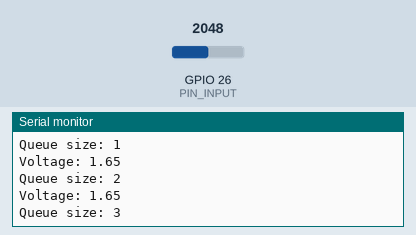
This program was run on a simulated ESP32. Parts: the last lines printed to the serial monitor. The inputs (shaded band) are chosen by the test bench; at power-on: GPIO 26 (PIN_INPUT) = 2048.

Above: at 1.3 s.
1.4 s: GPIO 26 (PIN_INPUT) set to 2866
At 1.9 s:
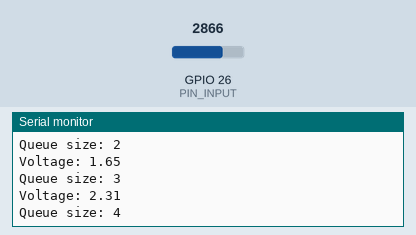
2.9 s: GPIO 26 (PIN_INPUT) set to 3603
At 3.4 s:
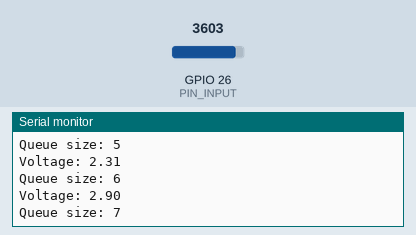
Timing chart, 0 to 5.9 s (numbered marks = the images above; inputs shaded):
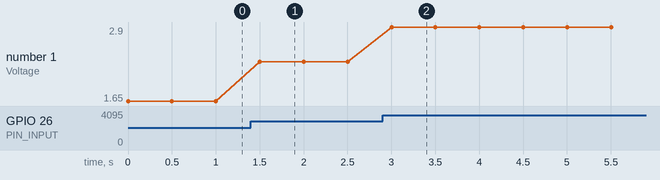

Measured:
- after the input at 1.4 s, the serial monitor: prints a new line after 0.10 s (image 1)
- after the input at 2.9 s, the serial monitor: prints a new line after 0.10 s (image 2)
- plotted number 1: 1.65 → 2.31 after the input at 1.4 s, 2.31 → 2.9 after the input at 2.9 s

The program:

main.cpp
```cpp
/*---------------------------------------------------------------------------*\

    E ngineering | Bosch ETS: Engineering Technical School
    T echnical   | IIoT Training: Industrial Internet of Things
    S chool      | Powertrain Solutions @ Bosch Brazil

\*---------------------------------------------------------------------------*/

/*--- Includes ---*/
#include <Arduino.h>
#include <queue>

template<class T>
using Queue = std::queue<T>;

/*--- Hardware mapping ---*/
const uint8_t PIN_INPUT = 26;

/*--- Constants ---*/
const float VREF = 3.3f;
const uint32_t ADC_MAX = (1 << 12) - 1;
const uint32_t QUEUE_SIZE = 128;

/*--- Variables ---*/
uint16_t input_value = 0;
float voltage = 0;
Queue<float> data;

/*--- Setup ---*/
void setup()
{
    // Hardware mapping
    pinMode(PIN_INPUT, INPUT);

    // Serial communication
    Serial.begin(115200);
}

/*--- Loop ---*/
void loop()
{
    input_value = analogRead(PIN_INPUT);

    voltage = static_cast<float>(input_value) * VREF / static_cast<float>(ADC_MAX);

    if (data.size() >= QUEUE_SIZE) { data.pop(); }
    data.push(voltage);

    Serial.print("Voltage: ");
    Serial.println(voltage);
    Serial.print("Queue size: ");
    Serial.println(data.size());
    Serial.println();

    delay(500);
}
```
